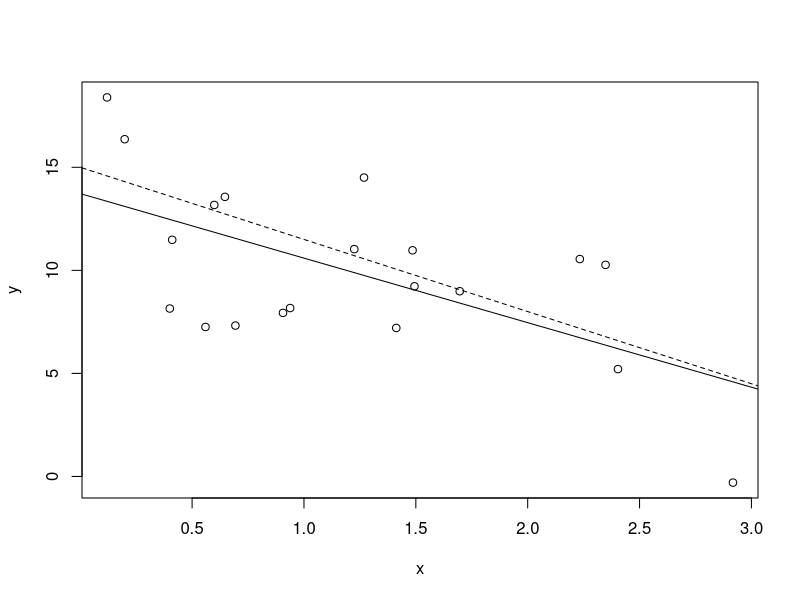
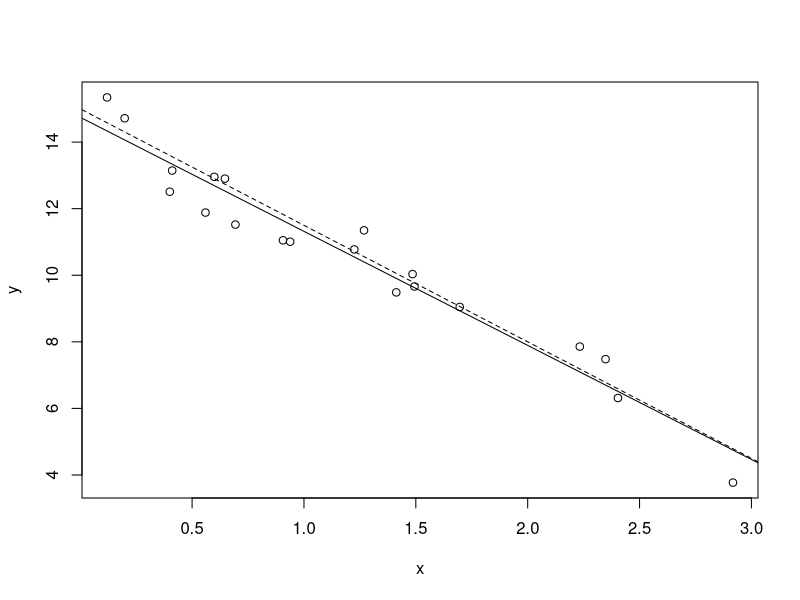
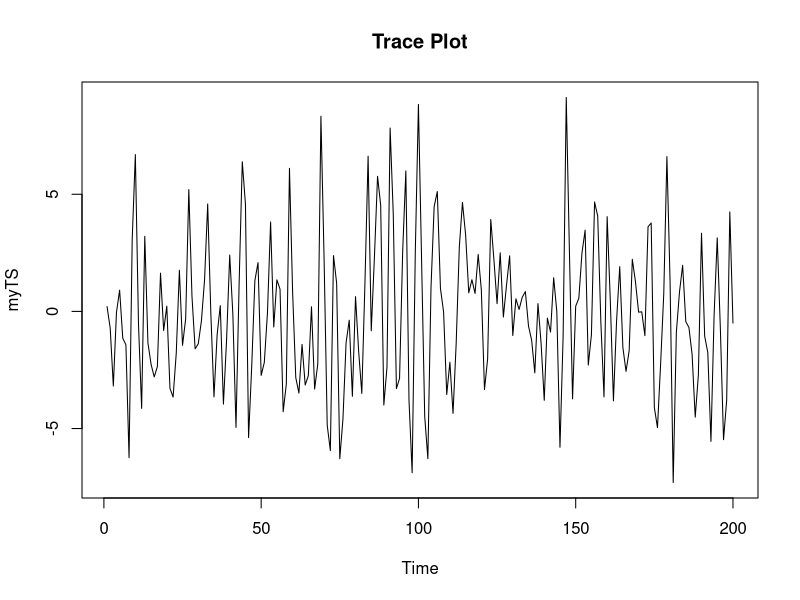
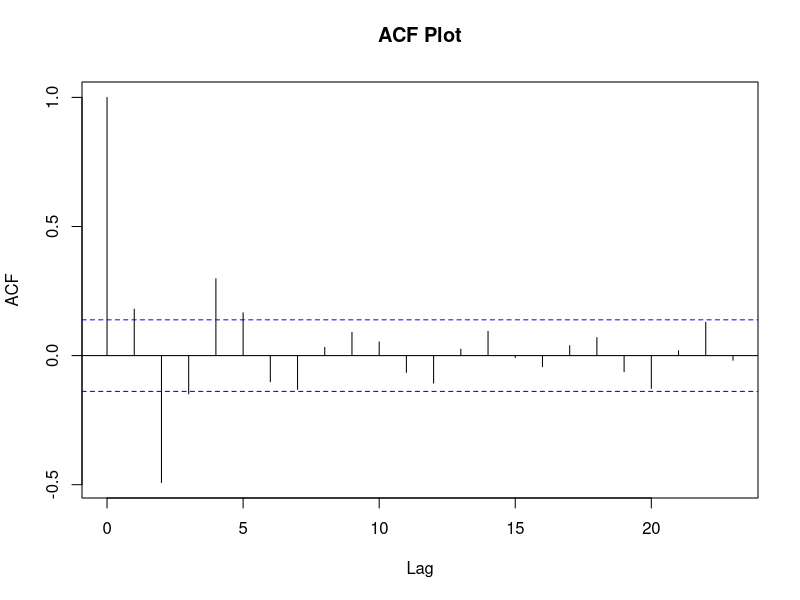
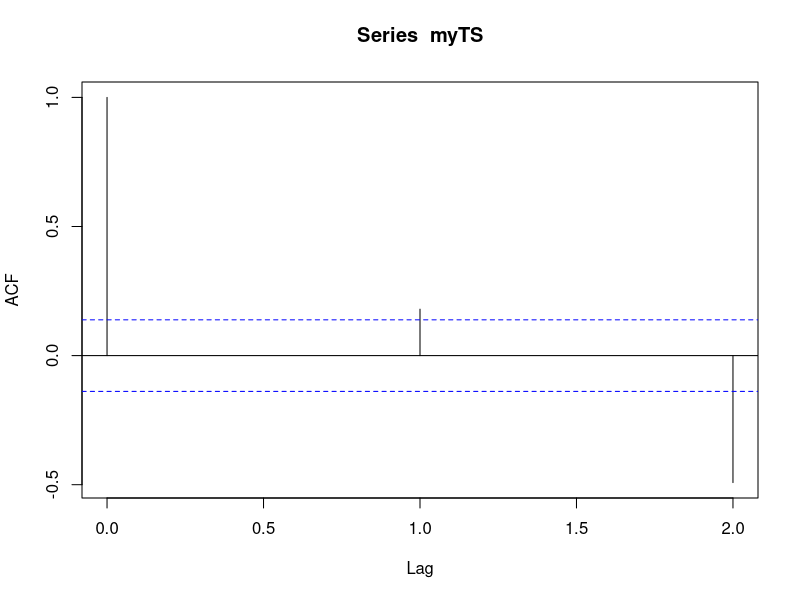

Generate these figures, in order, with R:
#armita Tehranchi
#27101237

#q1
set.seed(3663009)
eps <- rnorm(20, mean = 0, sd = 2.5)
x <- runif(20, 0, 3)
y <- 15 - 3.5*x + eps
xy <- data.frame(x=x,y=y)
print(xy)

#q2
usage.lm <- lm(y ~ x, data = xy)
summary(usage.lm)$coefficients

#intercept= 13.72
#slope = -3.13

#q3
plot(y ~ x, data = xy)
abline(usage.lm)
abline(15, -3.5, lty=2)

#q4
set.seed(3663009)
eps <- rnorm(20, mean = 0, sd = .5)
x <- runif(20, 0, 3)
y <- 15 - 3.5*x + eps
xy <- data.frame(x=x,y=y)
print(xy)
usage.lm <- lm(y ~ x, data = xy)
summary(usage.lm)$coefficients
# slope = -3.4 , intercepy = 14.7
plot(y ~ x, data = xy)
abline(usage.lm)
abline(15, -3.5, lty=2)

#now it looks much more integrated than before (less Outliers)
#and there is less error between
#the true line and the fitted line

#q5
myTS <- arima.sim(200, model = list(ar = c(0.4, -0.6)), sd = 3)

# Plotting the trace plot
ts.plot(myTS, main = "Trace Plot")

# Plotting the ACF plot
acf(myTS, main = "ACF Plot")

# Determine the autocorrelation at lag 2
autocorrelation_lag2 <- acf(myTS, lag.max = 2)$acf[3]
cat("Autocorrelation at lag 2:", autocorrelation_lag2, "\n")
# Data is negatively autocorrelated at lag 2
